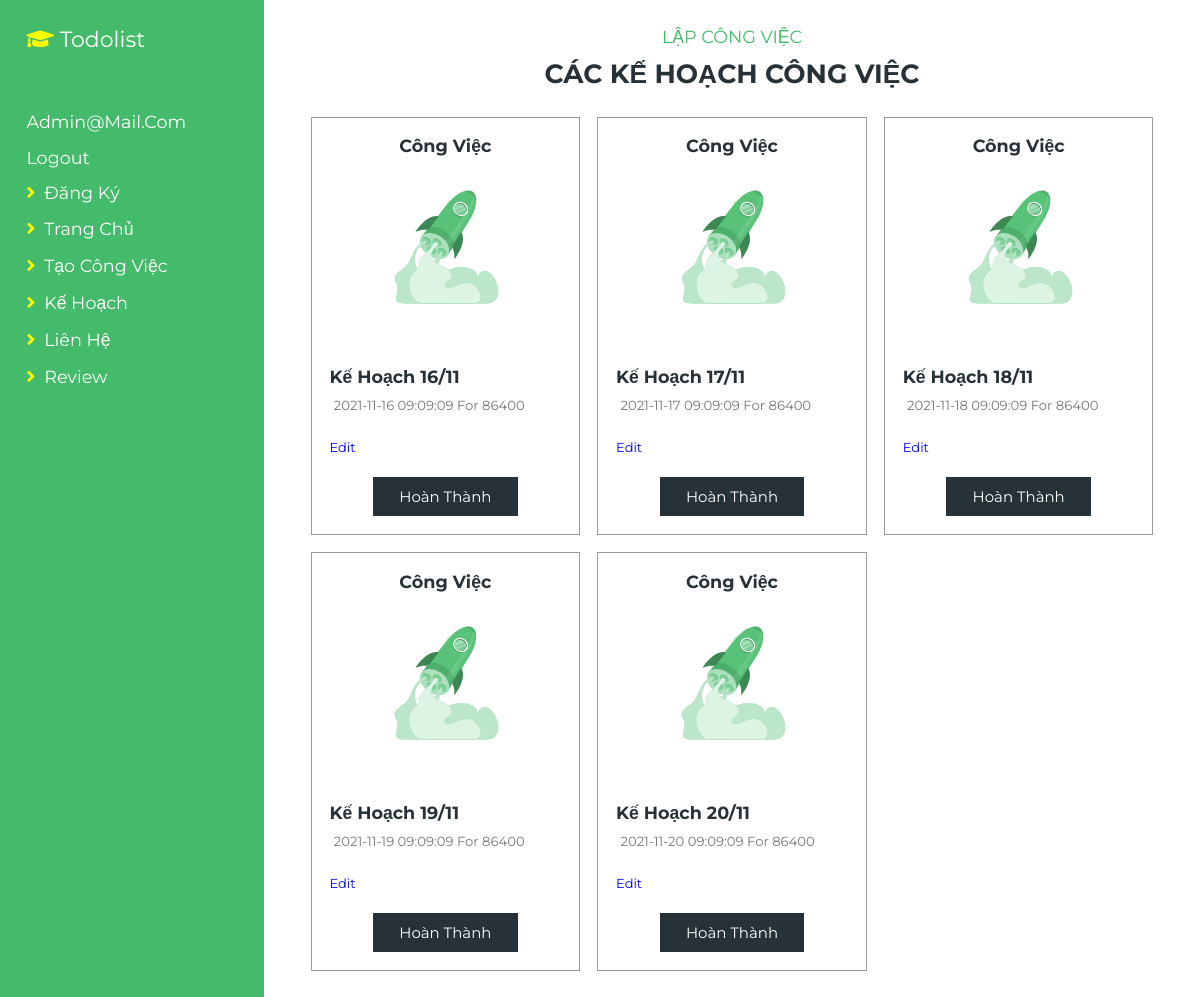
The page /todolists (signed in) on the database its author committed.
### app/models.py (models this page shows, shortened)
class User(UserMixin, db.Model):
    id = db.Column(db.Integer, primary_key=True)
    created = db.Column(db.DateTime, default=datetime.utcnow)
    modified = db.Column(db.DateTime, default=datetime.utcnow, onupdate=datetime.utcnow)
    name = db.Column('name', db.String(200))
    email = db.Column(db.String(100), unique=True, nullable=False)
    active = db.Column(db.Boolean, default=True)
    _password = db.Column('password', db.String(100))
    def _get_password(self):
        return self._password
    def _set_password(self, password):
        if password:
            password = password.strip()
            self._password = generate_password_hash(password)
    password_descriptor = property(_get_password, _set_password)
    password = synonym('_password', descriptor=password_descriptor)

class Todolist(db.Model):
    id = db.Column(db.Integer, primary_key=True)
    user_id = db.Column(db.Integer, db.ForeignKey('user.id'), nullable=False)
    title = db.Column(db.String(255))
    start = db.Column(db.DateTime, nullable=False)
    end = db.Column(db.DateTime, nullable=False)
    location = db.Column(db.String(255))
    @property
    def duration(self):
        delta = self.end - self.start
        return delta.days * 24 * 60 * 60 + delta.seconds

### app/routes.py (the view)
@app.route('/todolists')
@login_required
def todolist_list():
    appts = (db.session.query(Todolist)
             .filter_by(user_id=current_user.id)
             .order_by(Todolist.start.asc()).all())
    return render_template('todolist/index.html', appts=appts)

### app/models.py (called while the page is built)
@login.user_loader
def load_user(id):
    return User.query.get(int(id))

### app/templates/todolist/index.html (shortened to what this page needs)
<!DOCTYPE html>
<html lang="en">
<head>
    <link rel="stylesheet" href="https://cdnjs.cloudflare.com/ajax/libs/font-awesome/5.15.4/css/all.min.css">
    <link rel="stylesheet" href="css/style.css">
</head>
<body>
<header class="header">
    <a href="#" class="logo">  Todolist </a>
    <header class="header">
        <a href="{{ url_for('todolist_list') }}" class="logo"> <i class="fas fa-graduation-cap"></i> Todolist </a>
        <nav class="navbar">
          {% if current_user.is_authenticated %}
                  <a href="#" class="dropdown-toggle" data-toggle="dropdown">{{ current_user.email }} <b class="caret"></b></a>
                  <sub><a href="{{ url_for('logout') }}">Logout</a></sub>
          {% else %}
                  <a href="{{ url_for('login') }}"> <i class="fas fa-angle-right"></i> Login </a>
          {% endif %}
          <a href="{{ url_for('register') }}"> <i class="fas fa-angle-right"></i> Đăng ký </a>
          <a href="{{ url_for('home') }}"> <i class="fas fa-angle-right"></i> Trang chủ </a>
          <a href="{{ url_for('todolist_create') }}"><i class="fas fa-angle-right"></i> Tạo công việc </a>
          <a href="{{ url_for('todolist_list') }}"> <i class="fas fa-angle-right"></i> Kế hoạch </a>
          <a href="{{ url_for('contact') }}"> <i class="fas fa-angle-right"></i> Liên hệ </a>
          <a href="{{ url_for('blog') }}"> <i class="fas fa-angle-right"></i> Review </a>
      </nav>
    </header>
</header>
<section class="pricing" id="pricing">
    <div class="heading">
        <span>Lập công việc</span>
        <h3>Các kế hoạch công việc</h3>
    </div>
    <div class="box-container">
    {% extends 'base.html' %}
    {% from 'todolist/common.html' import detail %}
    {% block content %}
      {% for appt in appts %}
        <div class="box">
            <h3>Công việc</h3>
            <img src="images/price-3.svg" alt="">
            <div class="list">
              <p>  {{ detail(appt, link_title=false, show_edit=false, show_description=false) }} </p>
              <a href="{{ url_for('todolist_edit', todolist_id=appt.id) }}" class="edit">Edit</a>
            </div>
            <a href="{{ url_for('todolist_delete', todolist_id=appt.id) }}" class="btn">Hoàn thành</a>
        </div>
        {% else %}
        <h3 class="span12">Chọn Trang chủ để hiển thị tất cả công việc</h3>
      {% endfor %}
    {% endblock %}

### app/templates/base.html (shortened to what this page needs)
    {% block content %}{% endblock %}

### app/templates/todolist/common.html (shortened to what this page needs)
{% macro detail(appt, link_title=false, show_edit=true, show_description=true) %}
  <div class="todolist-detail">
    {% if link_title %}
      <h3><a href="{{ url_for('todolist_detail', todolist_id=appt.id) }}">{{ appt.title or '(untitled)' }}</a></h3>
    {% else %}
      <h3>{{ appt.title }}</h3>
    {% endif %}
    {% if appt.allday %}
      <p><i class="icon-calendar"></i> {{ appt.start }}</p>
    {% else %}
      <p><i class="icon-calendar"></i> {{ appt.start }} for {{ appt.duration }}</p>
    {% endif %}
  </div>
{% endmacro %}

### app/templates/todolistdesign/css/style.css (style rules this page uses)
* { font-family: 'Montserrat', sans-serif; margin: 0; padding: 0; -webkit-box-sizing: border-box; box-sizing: border-box; outline: none; border: none; text-decoration: none; text-transform: capitalize; -webkit-transition: all .2s linear; transition: all .2s linear; }
html { font-size: 62.5%; overflow-x: hidden; scroll-behavior: smooth; }
body { padding-left: 30rem; }
section { padding: 3rem 5%; }
.heading { text-align: center; margin-bottom: 3rem; }
.heading span { font-size: 2rem; color: #44bb6a; text-transform: uppercase; }
.heading h3 { padding-top: 1rem; font-size: 3rem; color: #263238; text-transform: uppercase; }
.btn { display: inline-block; margin-top: 1rem; padding: 1.2rem 3rem; cursor: pointer; color: #fff; background: #263238; font-size: 1.7rem; }
.header { position: fixed; top: 0; left: 0; z-index: 1000; background: #44bb6a; width: 30rem; height: 100%; padding: 3rem; }
.header .logo { font-size: 2.5rem; color: #fff; }
.header .logo i { color: #ff0; }
.header .navbar { padding: 20% 0; }
.header .navbar a { display: block; font-size: 2rem; margin: 1.7rem 0; color: #fff; }
.header .navbar a i { color: #ff0; padding-right: .5rem; }
.pricing .box-container { display: -ms-grid; display: grid; -ms-grid-columns: (minmax(30rem, 1fr))[auto-fit]; grid-template-columns: repeat(auto-fit, minmax(30rem, 1fr)); gap: 2rem; }
.pricing .box-container .box { text-align: center; padding: 2rem; border: 0.1rem solid #999; background: #fff; }
.pricing .box-container .box h3 { font-size: 2rem; color: #263238; }
.pricing .box-container .box img { height: 20rem; }
.pricing .box-container .box .list { padding: 1.5rem 0; text-align: left; }
.pricing .box-container .box .list p { padding: 1rem 0; font-size: 1.5rem; color: #777; }
.pricing .box-container .box .list p i { color: #44bb6a; padding-right: .5rem; }
@media (max-width: 1200px) { html { font-size: 55%; } }

### app/templates/todolist/index.html (style rules this page uses)
* { font-family: 'Montserrat', sans-serif; margin: 0; padding: 0; -webkit-box-sizing: border-box; box-sizing: border-box; outline: none; border: none; text-decoration: none; text-transform: capitalize; -webkit-transition: all .2s linear; transition: all .2s linear; }
html { font-size: 62.5%; overflow-x: hidden; scroll-behavior: smooth; }
body { padding-left: 30rem; }
section { padding: 3rem 5%; }
.heading { text-align: center; margin-bottom: 3rem; }
.heading span { font-size: 2rem; color: #44bb6a; text-transform: uppercase; }
.heading h3 { padding-top: 1rem; font-size: 3rem; color: #263238; text-transform: uppercase; }
.btn { display: inline-block; margin-top: 1rem; padding: 1.2rem 3rem; cursor: pointer; color: #fff; background: #263238; font-size: 1.7rem; }
.header { position: fixed; top: 0; left: 0; z-index: 1000; background: #44bb6a; width: 30rem; height: 100%; padding: 3rem; }
.header .logo { font-size: 2.5rem; color: #fff; }
.header .logo i { color: #ff0; }
.header .navbar { padding: 20% 0; }
.header .navbar a { display: block; font-size: 2rem; margin: 1.7rem 0; color: #fff; }
.header .navbar a i { color: #ff0; padding-right: .5rem; }
.pricing .box-container { display: -ms-grid; display: grid; -ms-grid-columns: (minmax(30rem, 1fr))[auto-fit]; grid-template-columns: repeat(auto-fit, minmax(30rem, 1fr)); gap: 2rem; }
.pricing .box-container .box { text-align: center; padding: 2rem; border: 0.1rem solid #999; background: #fff; }
.pricing .box-container .box h3 { font-size: 2rem; color: #263238; }
.pricing .box-container .box img { height: 20rem; }
.pricing .box-container .box .list { padding: 1.5rem 0; text-align: left; }
.pricing .box-container .box .list p { padding: 1rem 0; font-size: 1.5rem; color: #777; }
.pricing .box-container .box .list p i { color: #44bb6a; padding-right: .5rem; }
@media (max-width: 1200px) { html { font-size: 55%; } }
.edit { font-size: 13px; color: blue; }

### rows shown on the page
User: email "Admin@mail.com"
Todolist: title "Kế Hoạch 16/11", start "2021-11-16 09:09:09", duration "86400"
Todolist: title "Kế Hoạch 17/11", start "2021-11-17 09:09:09", duration "86400"
Todolist: title "Kế Hoạch 18/11", start "2021-11-18 09:09:09", duration "86400"
Todolist: title "Kế Hoạch 19/11", start "2021-11-19 09:09:09", duration "86400"
Todolist: title "Kế Hoạch 20/11", start "2021-11-20 09:09:09", duration "86400"
